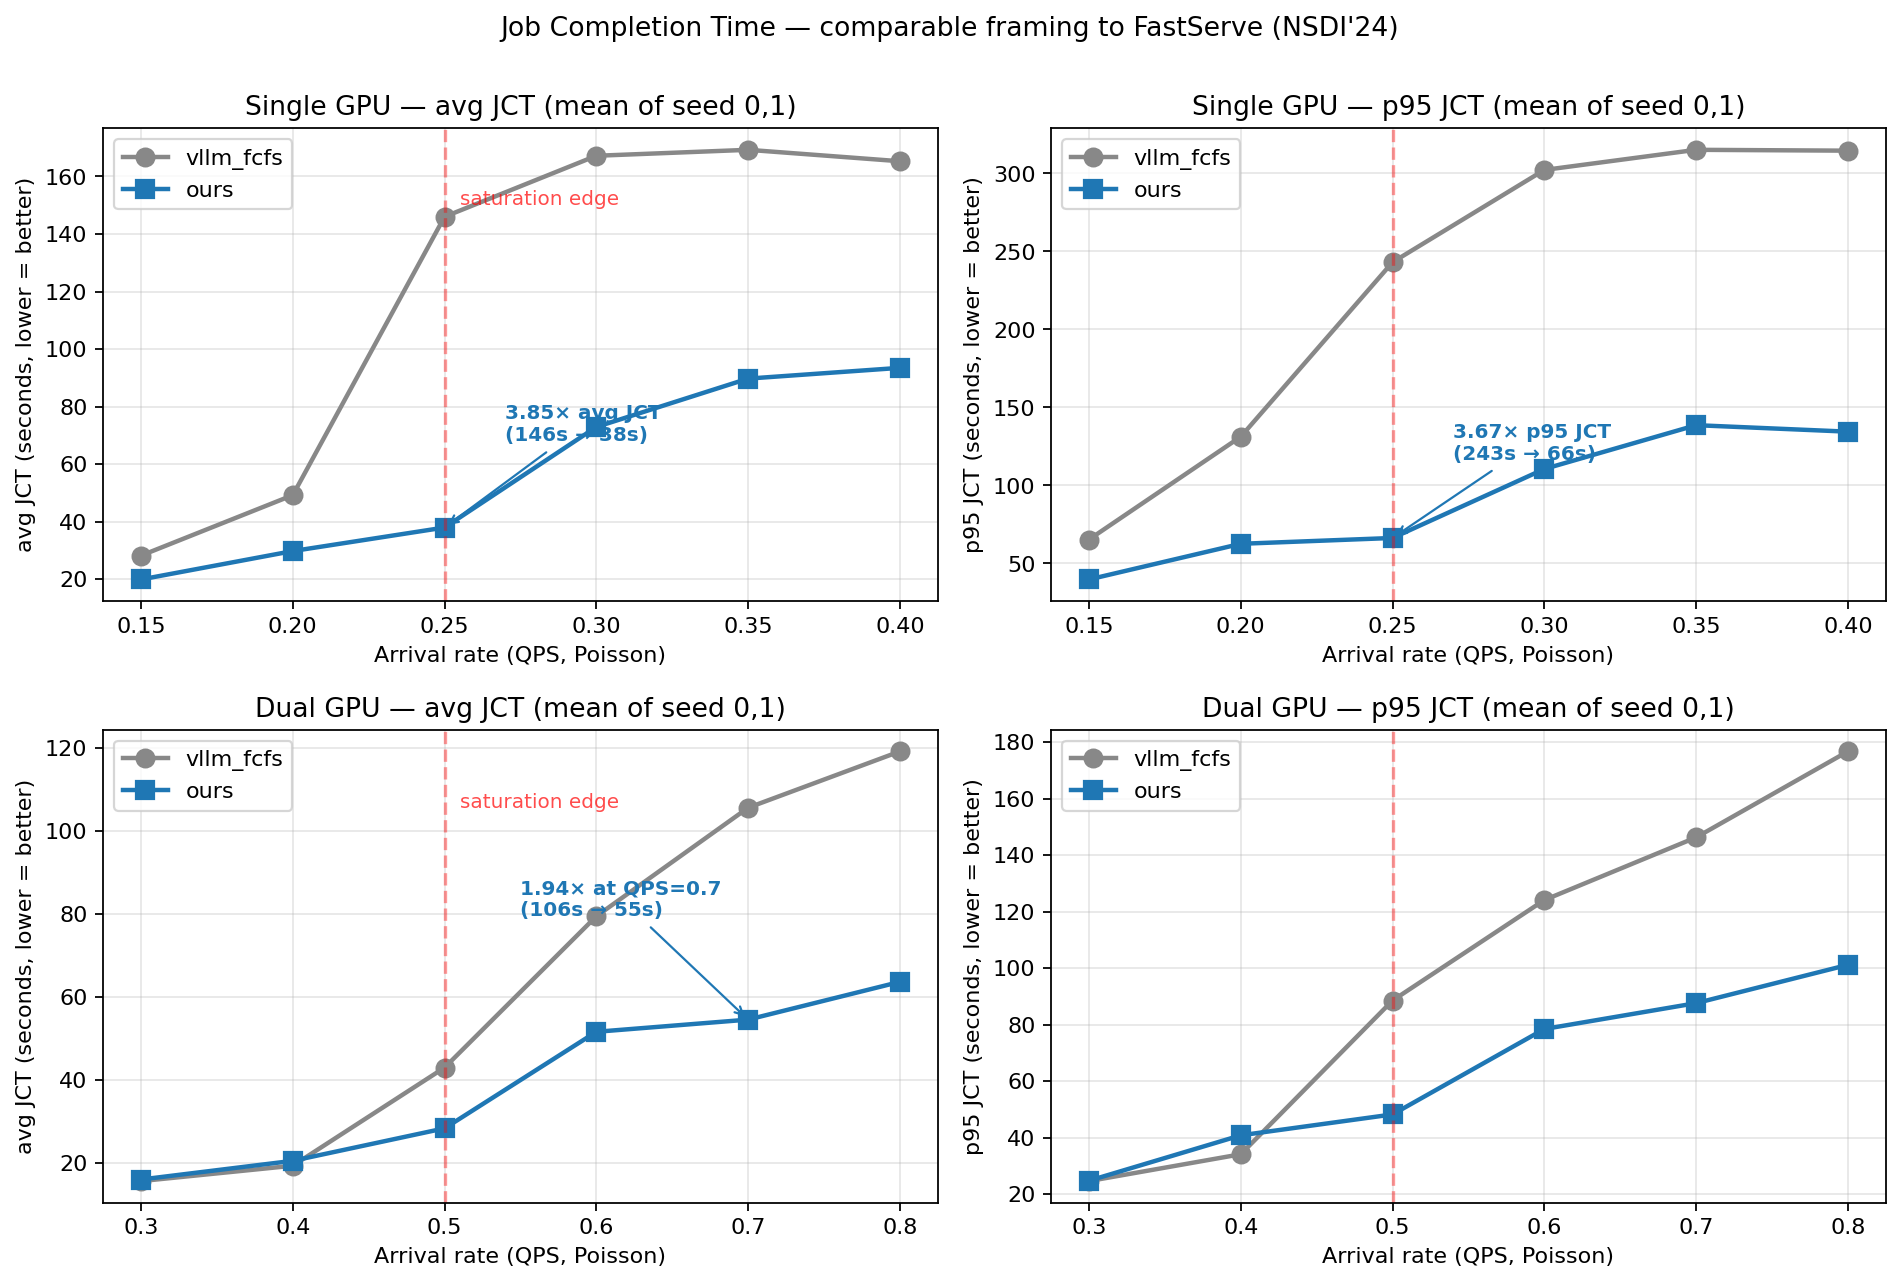

Python code for this plot:
"""JCT figure — FastServe-style framing.

Average and p95 Job Completion Time across QPS, single GPU + dual GPU.
JCT is unbounded so speedup ratios show full magnitude (vs SLO_met%
which is capped at 100%).
"""
import json
import matplotlib.pyplot as plt
import numpy as np
from pathlib import Path

R = Path(__file__).resolve().parents[1] / "eval/results/a6000"
OUT = Path(__file__).resolve().parent


def load_dual(b, qps, seed, tag="arxivsumm_v2_canonical"):
    f = R / (f"dual_{b}_arxivsumm_qps{qps}_n60_seed{seed}_{tag}_metrics.json")
    return json.load(open(f)) if f.exists() else None


def load_single(b, qps, seed):
    f = R / f"single_{b}_arxivsumm_qps{qps}_n60_seed{seed}_v1_metrics.json"
    return json.load(open(f)) if f.exists() else None


def jct_stats(d):
    e2es = [r["e2e_ms"] for r in d["per_request"]]
    return np.mean(e2es) / 1000.0, np.percentile(e2es, 95) / 1000.0


def stats_mean(loader, baseline, qps, seeds):
    """Return (avg_jct_mean_s, p95_jct_mean_s) over seeds."""
    avgs, p95s = [], []
    for s in seeds:
        d = loader(baseline, qps, s)
        if d:
            a, p = jct_stats(d)
            avgs.append(a)
            p95s.append(p)
    return (np.mean(avgs) if avgs else None,
            np.mean(p95s) if p95s else None)


SEEDS = [0, 1]
SINGLE_QPS = [0.15, 0.2, 0.25, 0.3, 0.35, 0.4]
DUAL_QPS = [0.3, 0.4, 0.5, 0.6, 0.7, 0.8]
BASELINES = [
    ("vllm_fcfs", "vllm_fcfs",     "o-", "#888888"),
    ("ours",      "ours",          "s-", "#1f77b4"),
]

fig, axes = plt.subplots(2, 2, figsize=(12, 8))

# ─── Single GPU avg JCT ───
ax = axes[0, 0]
for b, label, style, color in BASELINES:
    avgs = []
    for q in SINGLE_QPS:
        a, _ = stats_mean(load_single, b, str(q), SEEDS)
        avgs.append(a)
    ax.plot(SINGLE_QPS, avgs, style, label=label, color=color,
            linewidth=2, markersize=8)
ax.set_xlabel("Arrival rate (QPS, Poisson)")
ax.set_ylabel("avg JCT (seconds, lower = better)")
ax.set_title("Single GPU — avg JCT (mean of seed 0,1)")
ax.legend(loc="best")
ax.grid(alpha=0.3)
ax.axvline(0.25, color="red", linestyle="--", alpha=0.4)
ax.text(0.255, ax.get_ylim()[1] * 0.85,
        "saturation edge", color="red", alpha=0.7, fontsize=9)

# Annotate speedup at QPS=0.25
fcfs_avg25, _ = stats_mean(load_single, "vllm_fcfs", "0.25", SEEDS)
ours_avg25, _ = stats_mean(load_single, "ours",      "0.25", SEEDS)
if fcfs_avg25 and ours_avg25:
    ax.annotate(f"{fcfs_avg25/ours_avg25:.2f}× avg JCT\n"
                f"({fcfs_avg25:.0f}s → {ours_avg25:.0f}s)",
                xy=(0.25, ours_avg25), xytext=(0.27, ours_avg25 + 30),
                fontsize=9, color="#1f77b4", weight="bold",
                arrowprops=dict(arrowstyle="->", color="#1f77b4"))

# ─── Single GPU p95 JCT ───
ax = axes[0, 1]
for b, label, style, color in BASELINES:
    p95s = []
    for q in SINGLE_QPS:
        _, p = stats_mean(load_single, b, str(q), SEEDS)
        p95s.append(p)
    ax.plot(SINGLE_QPS, p95s, style, label=label, color=color,
            linewidth=2, markersize=8)
ax.set_xlabel("Arrival rate (QPS, Poisson)")
ax.set_ylabel("p95 JCT (seconds, lower = better)")
ax.set_title("Single GPU — p95 JCT (mean of seed 0,1)")
ax.legend(loc="best")
ax.grid(alpha=0.3)
ax.axvline(0.25, color="red", linestyle="--", alpha=0.4)

_, fcfs_p95_25 = stats_mean(load_single, "vllm_fcfs", "0.25", SEEDS)
_, ours_p95_25 = stats_mean(load_single, "ours",      "0.25", SEEDS)
if fcfs_p95_25 and ours_p95_25:
    ax.annotate(f"{fcfs_p95_25/ours_p95_25:.2f}× p95 JCT\n"
                f"({fcfs_p95_25:.0f}s → {ours_p95_25:.0f}s)",
                xy=(0.25, ours_p95_25), xytext=(0.27, ours_p95_25 + 50),
                fontsize=9, color="#1f77b4", weight="bold",
                arrowprops=dict(arrowstyle="->", color="#1f77b4"))

# ─── Dual GPU avg JCT ───
ax = axes[1, 0]
for b, label, style, color in BASELINES:
    avgs = []
    for q in DUAL_QPS:
        a, _ = stats_mean(load_dual, b, str(q), SEEDS)
        avgs.append(a)
    ax.plot(DUAL_QPS, avgs, style, label=label, color=color,
            linewidth=2, markersize=8)
ax.set_xlabel("Arrival rate (QPS, Poisson)")
ax.set_ylabel("avg JCT (seconds, lower = better)")
ax.set_title("Dual GPU — avg JCT (mean of seed 0,1)")
ax.legend(loc="best")
ax.grid(alpha=0.3)
ax.axvline(0.5, color="red", linestyle="--", alpha=0.4)
ax.text(0.51, ax.get_ylim()[1] * 0.85,
        "saturation edge", color="red", alpha=0.7, fontsize=9)

fcfs_avg7, _ = stats_mean(load_dual, "vllm_fcfs", "0.7", SEEDS)
ours_avg7, _ = stats_mean(load_dual, "ours",      "0.7", SEEDS)
if fcfs_avg7 and ours_avg7:
    ax.annotate(f"{fcfs_avg7/ours_avg7:.2f}× at QPS=0.7\n"
                f"({fcfs_avg7:.0f}s → {ours_avg7:.0f}s)",
                xy=(0.7, ours_avg7), xytext=(0.55, ours_avg7 + 25),
                fontsize=9, color="#1f77b4", weight="bold",
                arrowprops=dict(arrowstyle="->", color="#1f77b4"))

# ─── Dual GPU p95 JCT ───
ax = axes[1, 1]
for b, label, style, color in BASELINES:
    p95s = []
    for q in DUAL_QPS:
        _, p = stats_mean(load_dual, b, str(q), SEEDS)
        p95s.append(p)
    ax.plot(DUAL_QPS, p95s, style, label=label, color=color,
            linewidth=2, markersize=8)
ax.set_xlabel("Arrival rate (QPS, Poisson)")
ax.set_ylabel("p95 JCT (seconds, lower = better)")
ax.set_title("Dual GPU — p95 JCT (mean of seed 0,1)")
ax.legend(loc="best")
ax.grid(alpha=0.3)
ax.axvline(0.5, color="red", linestyle="--", alpha=0.4)

fig.suptitle("Job Completion Time — comparable framing to FastServe (NSDI'24)",
             fontsize=12, y=1.00)
plt.tight_layout()
plt.savefig(OUT / "fig_jct.png", dpi=160, bbox_inches="tight")
plt.savefig(OUT / "fig_jct.pdf", bbox_inches="tight")
plt.close()
print("saved:", OUT / "fig_jct.png")
